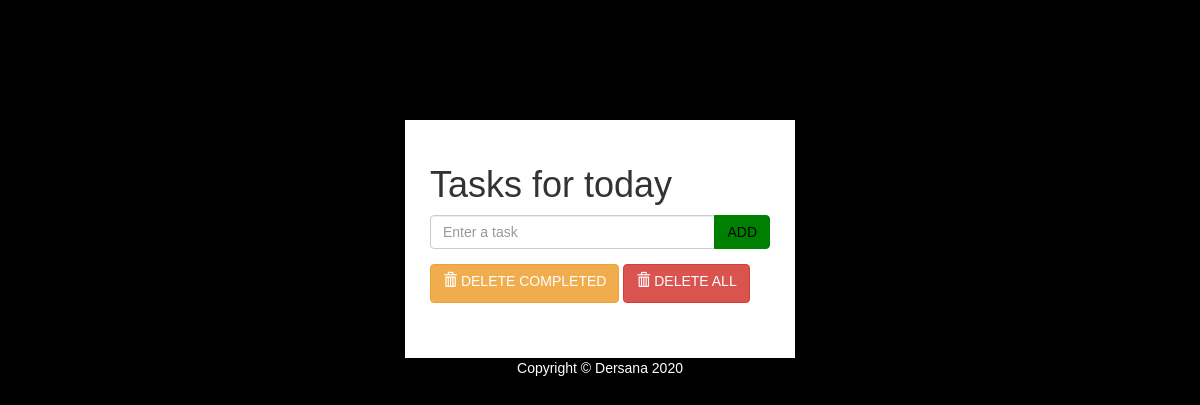
Before: / with the older database file.
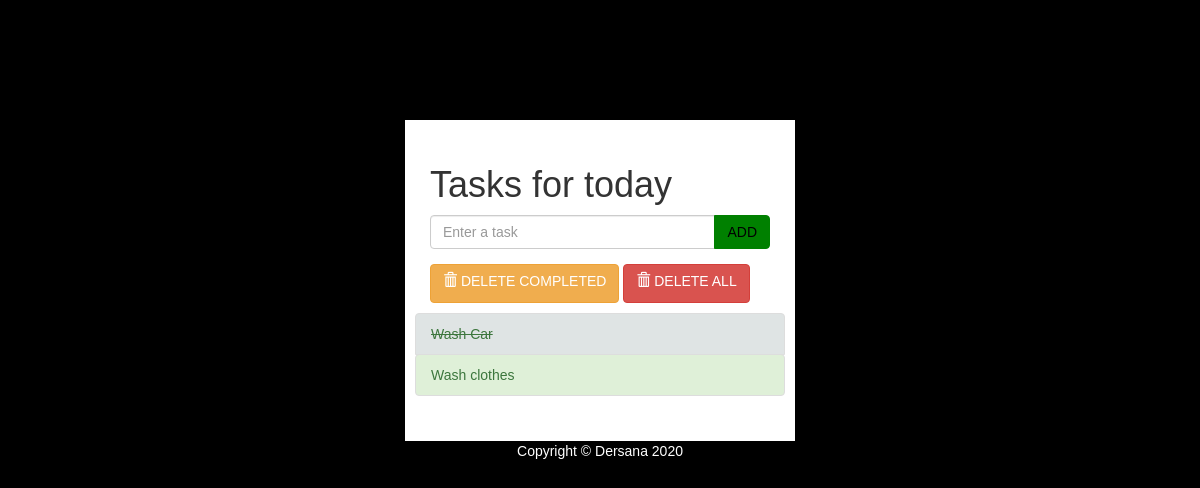
After: the same page with the newer database file.
### todolist/models.py (models this page shows, shortened)
class Todolist(models.Model):
    text = models.CharField(max_length=50)
    completed = models.BooleanField(default=False)

### todolist/views.py (the view)
# urls.py: path('', views.index, name='index'),
def index(request):
    list_items=Todolist.objects.order_by('id')
    form = TodoItem()
    context={'list_items':list_items, 'form':form}
    return render(request, 'todolist/index.html', context)

### todolist/forms.py
class TodoItem(forms.Form):
    text = forms.CharField(max_length=50, widget = forms.TextInput(attrs={'class': 'form-control', 'placeholder': 'Enter a task', 'aria-label':'todo', 'aria-describedby':'add-btn'}))

### todolist/templates/todolist/index.html (shortened to what this page needs)
{% load static %}
<!DOCTYPE html>
<html lang="en" dir="ltr">
  <head>
    <link rel="stylesheet" href="https://maxcdn.bootstrapcdn.com/bootstrap/3.3.7/css/bootstrap.min.css">
    <link rel="stylesheet" href="{% static 'todolist/styles.css' %}" />
  </head>
  <body>
    <div class="container-fluid" id="wrapper">
				<div class="col-lg-4 col-lg-offset-4" id="content">
					<h1>Tasks for today</h1>
					<form action="{% url 'add' %}" method="POST" role="form">
						<div class="form-group">
							<div class="input-group">
                {{form.text}}
							  <span class="input-group-btn">
								  <button type="submit" class="btn btn-default" id="add-btn">ADD</button>
							  </span>
							</div>
						</div>
					</form>
          <div class="row">
						<div class="col-lg-12">
              <div class="">
								<div class="btn-group">
									<a href="{% url 'deletecompleted' %}">
									<button type="button" class="btn btn-warning">
										<p class="glyphicon glyphicon-trash"></p> DELETE COMPLETED
									</button></a>
                </div>
                <div class="btn-group">
										<a href="{% url 'deleteall' %}">
									<button type="button" class="btn btn-danger">
										<p class="glyphicon glyphicon-trash"></p> DELETE ALL
									</button></a>
                </div>
							</div>
						</div>
          </div>
          <div class="row" style="margin-top:10px;">
            <ul class="list-group">
              {% for item in list_items %}
                  {% if item.completed %}
                      <li class="list-group-item list-group-item-success todo-completed">{{item.text}}</li>
                  {% else %}
                    <a href="{% url 'completed' item.id %}"><li class="list-group-item list-group-item-success">{{item.text}}</li></a>
                  {% endif %}
              {% endfor %}
            </ul>
          </div>
      </div>
			<footer>
					<div class="col-lg-12 text-center">
						Copyright &copy; Dersana 2020
					</div>
			</footer>
		</div>
  </body>
</html>

### todolist/static/todolist/styles.css (style rules this page uses)
body { background: #000; font-family: sans-serif; }
#wrapper { margin-top: 10% !important; }
#content { background:#fff; padding: 25px; }
.todo-completed { text-decoration: line-through; background: rgba(149, 165, 166, .3); }
footer { margin-top: 30px; color: white; }
#add-btn { background-color:green; border-color:green; color: black }

Changed rows visible on the page:
added Todolist: text "Wash Car"
added Todolist: text "Wash clothes"
